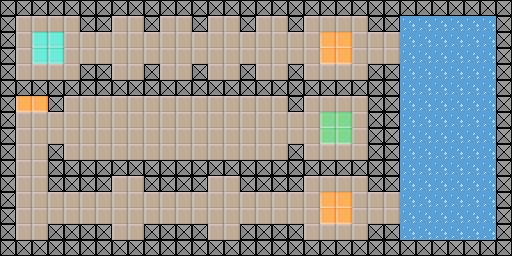

Below is a game level as drawn by its tile map, then a one-line description and the .tmx that defines it (tile-layer data replaced by summaries):
An orthogonal 32x16 tile map with 16x16 px tiles, 1 tile layer (Tile Layer 1) and 46 objects.

<map version="1.4" tiledversion="1.4.3" orientation="orthogonal" renderorder="right-down" width="32" height="16" tilewidth="16" tileheight="16" infinite="0" nextlayerid="4" nextobjectid="51">
 <properties>
  <property name="description" value="This is Level 3" />
  <property name="name" value="Level 3" />
 </properties>
 <tileset firstgid="1" source="../tileset_common.tsx" />
 <layer id="1" name="Tile Layer 1" width="32" height="16">
  <data>[512 cells, 512 non-empty, 6 distinct tile ids]</data>
 </layer>
 <objectgroup id="2" name="Object Layer 1">
  <object id="1" template="../templates/position.tx" x="448" y="80" />
  <object id="2" template="../templates/line.tx" x="30.7573" y="142.994">
   <polyline points="97.2427,-70.9944 97.2427,-118.994" />
  </object>
  <object id="3" template="../templates/line.tx" x="106.757" y="114.994">
   <polyline points="69.2427,-42.9944 69.2427,-90.994" />
  </object>
  <object id="4" template="../templates/line.tx" x="198.757" y="50.994">
   <polyline points="25.2427,21.0056 25.2427,-26.994" />
  </object>
  <object id="5" template="../templates/line.tx" x="254.757" y="54.994">
   <polyline points="17.2427,17.0056 17.2427,-30.994" />
  </object>
  <object id="6" template="../templates/ball.tx" x="120" y="80">
   <properties>
    <property name="line" type="object" value="2" />
    <property name="speed" type="float" value="100" />
   </properties>
  </object>
  <object id="8" template="../templates/ball.tx" x="168" y="32">
   <properties>
    <property name="line" type="object" value="3" />
    <property name="speed" type="float" value="100" />
   </properties>
  </object>
  <object id="9" template="../templates/ball.tx" x="216" y="80">
   <properties>
    <property name="line" type="object" value="4" />
    <property name="speed" type="float" value="100" />
   </properties>
  </object>
  <object id="10" template="../templates/ball.tx" x="264" y="32">
   <properties>
    <property name="line" type="object" value="5" />
    <property name="speed" type="float" value="100" />
   </properties>
  </object>
  <object id="11" template="../templates/ball.tx" x="472" y="88">
   <properties>
    <property name="center" type="object" value="1" />
    <property name="line" type="object" value="0" />
    <property name="speed" type="float" value="90" />
   </properties>
  </object>
  <object id="12" template="../templates/ball.tx" x="440" y="120">
   <properties>
    <property name="center" type="object" value="1" />
    <property name="line" type="object" value="0" />
    <property name="speed" type="float" value="90" />
   </properties>
  </object>
  <object id="13" template="../templates/ball.tx" x="408" y="88">
   <properties>
    <property name="center" type="object" value="1" />
    <property name="line" type="object" value="0" />
    <property name="speed" type="float" value="90" />
   </properties>
  </object>
  <object id="14" template="../templates/ball.tx" x="440" y="56">
   <properties>
    <property name="center" type="object" value="1" />
    <property name="line" type="object" value="0" />
    <property name="speed" type="float" value="90" />
   </properties>
  </object>
  <object id="15" template="../templates/position.tx" x="448" y="176" />
  <object id="16" template="../templates/ball.tx" x="472" y="184">
   <properties>
    <property name="center" type="object" value="15" />
    <property name="line" type="object" value="0" />
    <property name="speed" type="float" value="-90" />
   </properties>
  </object>
  <object id="17" template="../templates/ball.tx" x="440" y="216">
   <properties>
    <property name="center" type="object" value="15" />
    <property name="line" type="object" value="0" />
    <property name="speed" type="float" value="-90" />
   </properties>
  </object>
  <object id="18" template="../templates/ball.tx" x="408" y="184">
   <properties>
    <property name="center" type="object" value="15" />
    <property name="line" type="object" value="0" />
    <property name="speed" type="float" value="-90" />
   </properties>
  </object>
  <object id="19" template="../templates/ball.tx" x="440" y="152">
   <properties>
    <property name="center" type="object" value="15" />
    <property name="line" type="object" value="0" />
    <property name="speed" type="float" value="-90" />
   </properties>
  </object>
  <object id="20" template="../templates/line.tx" x="58.8166" y="184.544">
   <polyline points="5.18344,23.4563 229.183,23.4563" />
  </object>
  <object id="21" template="../templates/ball.tx" x="48" y="224" width="32" height="32">
   <properties>
    <property name="line" type="object" value="20" />
    <property name="speed" type="float" value="75" />
   </properties>
  </object>
  <object id="22" template="../templates/checkpoint.tx" x="320" y="32" width="32" height="32" />
  <object id="23" template="../templates/checkpoint.tx" x="320" y="192" width="32" height="32" />
  <object id="24" template="../templates/goal.tx" x="320" y="112" />
  <object id="25" template="../templates/spawn.tx" x="48" y="48" />
  <object id="26" template="../templates/line.tx" x="76" y="80">
   <polyline points="5.18344,23.4563 196,24" />
  </object>
  <object id="27" template="../templates/line.tx" x="76" y="104">
   <polyline points="5.18344,23.4563 196,24" />
  </object>
  <object id="28" template="../templates/line.tx" x="76" y="128">
   <polyline points="5.18344,23.4563 196,24" />
  </object>
  <object id="29" template="../templates/ball.tx" x="72" y="112">
   <properties>
    <property name="line" type="object" value="26" />
    <property name="speed" type="float" value="75" />
   </properties>
  </object>
  <object id="32" template="../templates/ball.tx" x="264" y="136">
   <properties>
    <property name="line" type="object" value="27" />
    <property name="speed" type="float" value="-75" />
   </properties>
  </object>
  <object id="33" template="../templates/ball.tx" x="72" y="160">
   <properties>
    <property name="line" type="object" value="28" />
    <property name="speed" type="float" value="75" />
   </properties>
  </object>
  <object id="35" template="../templates/checkpoint.tx" x="16" y="96" width="32" height="16" />
  <object id="36" template="../templates/coin.tx" x="120" y="56" />
  <object id="37" template="../templates/coin.tx" x="168" y="56" />
  <object id="38" template="../templates/coin.tx" x="216" y="56" />
  <object id="39" template="../templates/coin.tx" x="264" y="56" />
  <object id="40" template="../templates/coin.tx" x="472" y="40" />
  <object id="41" template="../templates/coin.tx" x="408" y="40" />
  <object id="42" template="../templates/coin.tx" x="408" y="136" />
  <object id="43" template="../templates/coin.tx" x="472" y="136" />
  <object id="44" template="../templates/coin.tx" x="472" y="232" />
  <object id="45" template="../templates/coin.tx" x="408" y="232" />
  <object id="46" template="../templates/coin.tx" x="120" y="120" />
  <object id="47" template="../templates/coin.tx" x="216" y="120" />
  <object id="48" template="../templates/coin.tx" x="168" y="136" />
  <object id="49" template="../templates/coin.tx" x="120" y="152" />
  <object id="50" template="../templates/coin.tx" x="216" y="152" />
 </objectgroup>
</map>
